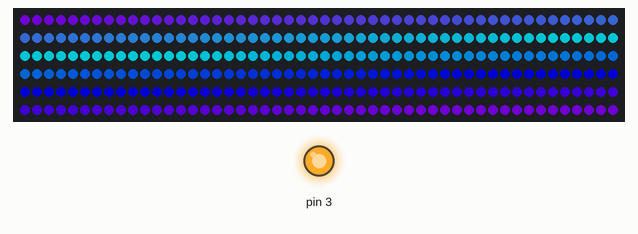
Simulated run of this sketch. Board: Arduino Uno, built with avr-gcc and run on an emulated ATmega328P. Shown: 300 RGB LEDs in strip order, left to right, continuing on the next row, output pins drawn as LEDs (lit = HIGH). Dim RGB values are drawn brighter than linear.

Above: at 0.19 s.
At 5.05 s:
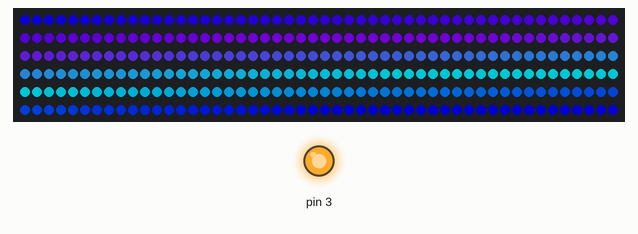
At 9.91 s:
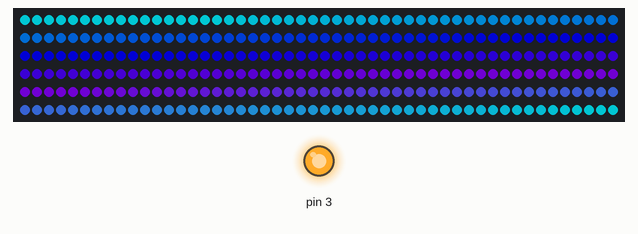
At 19.96 s:
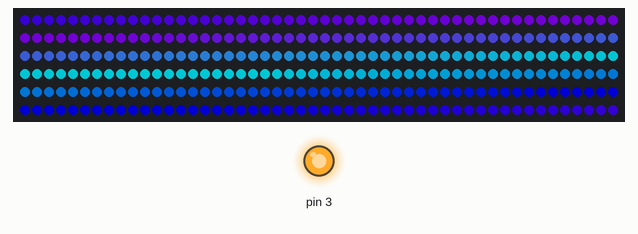
At 30.0 s:
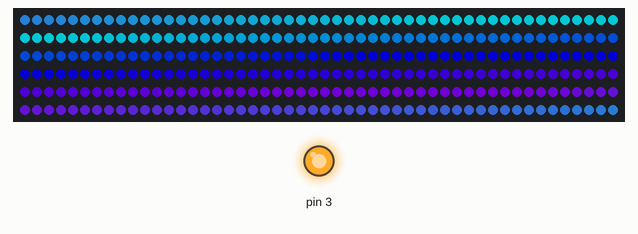
At 39.72 s:
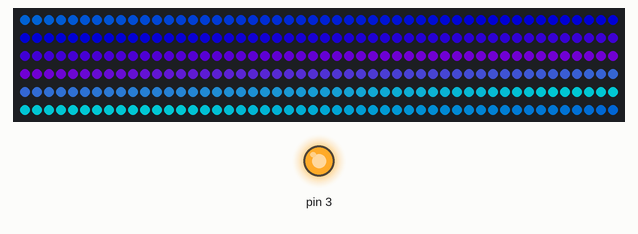

The sketch:

gunnel.ino
```cpp
#include <FastLED.h>
#include <SPI.h>

#define NUM_BINS 8
#define NUM_LEDS 300
#define LED_PIN  6
CRGB leds[NUM_LEDS];
int input[NUM_BINS+1]; //beat detection is the last bit
uint8_t brightness;
uint8_t colorIndex[NUM_LEDS];
uint8_t index=0;

DEFINE_GRADIENT_PALETTE( greenblue_gp ) {
  0  ,  133,  0, 252,
  89 ,  0, 237,253,
  172, 0 ,  0, 255,
  255,133,  0, 252
};

CRGBPalette16 greenblue = greenblue_gp;
int a=0;
/*
ISR (SPI_STC_vect)
{
  byte c = SPDR;
  input[a]=(int) c;
  a++;
  if (a==9) digitalWrite(3,LOW);
  //brightness=input[8];

}  // end of interrupt service routine (ISR) for SPI
*/

void setup() {
  FastLED.addLeds<WS2812B, LED_PIN, GRB>(leds, NUM_LEDS);
  //FastLED.setBrightness();

  Serial.begin(9600);
 // pinMode(MISO,OUTPUT);
  //SPCR |= _BV(SPE);

  pinMode(3,OUTPUT);
  digitalWrite(3,HIGH);
  FastLED.clear();
  brightness=128;
  //FastLED.setBrightness((uint8_t) brightness);

}

void loop() {
	//FastLED.setBrightness(brightness);
	uint16_t beatA = beatsin8(20, 32, 100);
    uint16_t beatB = beatsin8(20, 4, 5);
	FastLED.clear();

	//brightness=20;
	for (int i=0;i<NUM_LEDS;i++){
		leds[i] = ColorFromPalette(greenblue,(int) (((double)i/299.0)*255.0)+index,brightness);
	}
	index=index+beatB;
    FastLED.show();
	if (a==9){
		digitalWrite(3,HIGH);
	}

}
```
